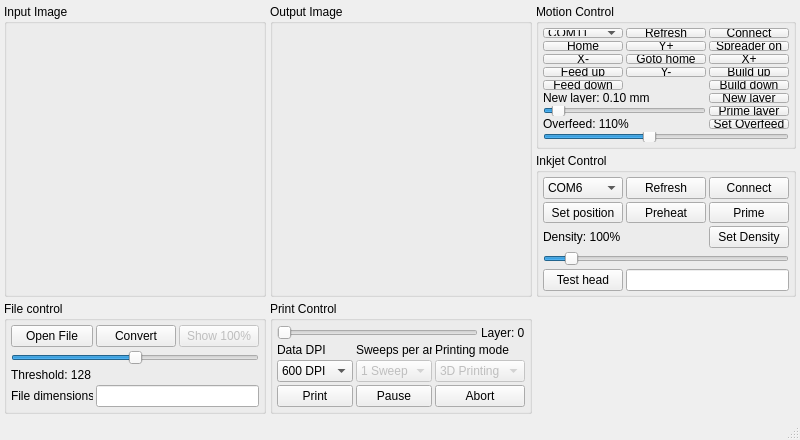
<?xml version="1.0" encoding="UTF-8"?>
<ui version="4.0">
 <class>MainWindow</class>
 <widget class="QMainWindow" name="MainWindow">
  <property name="geometry">
   <rect>
    <x>0</x>
    <y>0</y>
    <width>800</width>
    <height>440</height>
   </rect>
  </property>
  <property name="minimumSize">
   <size>
    <width>800</width>
    <height>440</height>
   </size>
  </property>
  <property name="windowTitle">
   <string>MainWindow</string>
  </property>
  <widget class="QWidget" name="centralwidget">
   <layout class="QGridLayout" name="gridLayout">
    <property name="margin">
     <number>4</number>
    </property>
    <property name="spacing">
     <number>4</number>
    </property>

    <!-- Input Image (row 0-1, col 0) -->
    <item row="0" column="0" rowspan="2">
     <widget class="QGroupBox" name="group_input">
      <property name="title">
       <string>Input Image</string>
      </property>
      <layout class="QVBoxLayout">
       <item>
        <widget class="QLabel" name="input_window">
         <property name="text">
          <string/>
         </property>
         <property name="scaledContents">
          <bool>false</bool>
         </property>
         <property name="alignment">
          <set>Qt::AlignCenter</set>
         </property>
        </widget>
       </item>
      </layout>
     </widget>
    </item>

    <!-- Output Image (row 0-1, col 1) -->
    <item row="0" column="1" rowspan="2">
     <widget class="QGroupBox" name="group_output">
      <property name="title">
       <string>Output Image</string>
      </property>
      <layout class="QVBoxLayout">
       <item>
        <widget class="QLabel" name="output_window">
         <property name="text">
          <string/>
         </property>
         <property name="scaledContents">
          <bool>true</bool>
         </property>
         <property name="alignment">
          <set>Qt::AlignCenter</set>
         </property>
        </widget>
       </item>
      </layout>
     </widget>
    </item>

    <!-- Motion Control (row 0, col 2) -->
    <item row="0" column="2">
     <widget class="QGroupBox" name="group_motion">
      <property name="title">
       <string>Motion Control</string>
      </property>
      <layout class="QGridLayout">
       <property name="margin">
        <number>4</number>
       </property>
       <property name="spacing">
        <number>3</number>
       </property>
       <!-- Row 0: port combo + refresh + connect -->
       <item row="0" column="0" colspan="2">
        <widget class="QComboBox" name="motion_set_port">
         <property name="currentText">
          <string>COM11</string>
         </property>
         <property name="currentIndex">
          <number>10</number>
         </property>
         <property name="maxVisibleItems">
          <number>12</number>
         </property>
         <item><property name="text"><string>COM1</string></property></item>
         <item><property name="text"><string>COM2</string></property></item>
         <item><property name="text"><string>COM3</string></property></item>
         <item><property name="text"><string>COM4</string></property></item>
         <item><property name="text"><string>COM5</string></property></item>
         <item><property name="text"><string>COM6</string></property></item>
         <item><property name="text"><string>COM7</string></property></item>
         <item><property name="text"><string>COM8</string></property></item>
         <item><property name="text"><string>COM9</string></property></item>
         <item><property name="text"><string>COM10</string></property></item>
         <item><property name="text"><string>COM11</string></property></item>
         <item><property name="text"><string>COM12</string></property></item>
         <item><property name="text"><string>COM13</string></property></item>
         <item><property name="text"><string>COM14</string></property></item>
         <item><property name="text"><string>COM15</string></property></item>
         <item><property name="text"><string>COM16</string></property></item>
        </widget>
       </item>
       <item row="0" column="2">
        <widget class="QPushButton" name="motion_refresh">
         <property name="text"><string>Refresh</string></property>
        </widget>
       </item>
       <item row="0" column="3">
        <widget class="QPushButton" name="motion_connect">
         <property name="text"><string>Connect</string></property>
        </widget>
       </item>
       <!-- Row 1: Home, Y+, Spreader -->
       <item row="1" column="0" colspan="2">
        <widget class="QPushButton" name="motion_home">
         <property name="text"><string>Home</string></property>
        </widget>
       </item>
       <item row="1" column="2">
        <widget class="QPushButton" name="motion_yp">
         <property name="text"><string>Y+</string></property>
        </widget>
       </item>
       <item row="1" column="3">
        <widget class="QPushButton" name="motion_spreader">
         <property name="text"><string>Spreader on</string></property>
        </widget>
       </item>
       <!-- Row 2: X-, Goto home, X+ -->
       <item row="2" column="0" colspan="2">
        <widget class="QPushButton" name="motion_xn">
         <property name="text"><string>X-</string></property>
        </widget>
       </item>
       <item row="2" column="2">
        <widget class="QPushButton" name="motion_goto_home">
         <property name="text"><string>Goto home</string></property>
        </widget>
       </item>
       <item row="2" column="3">
        <widget class="QPushButton" name="motion_xp">
         <property name="text"><string>X+</string></property>
        </widget>
       </item>
       <!-- Row 3: Feed up, Y-, Build up -->
       <item row="3" column="0" colspan="2">
        <widget class="QPushButton" name="motion_fu">
         <property name="text"><string>Feed up</string></property>
        </widget>
       </item>
       <item row="3" column="2">
        <widget class="QPushButton" name="motion_yn">
         <property name="text"><string>Y-</string></property>
        </widget>
       </item>
       <item row="3" column="3">
        <widget class="QPushButton" name="motion_bu">
         <property name="text"><string>Build up</string></property>
        </widget>
       </item>
       <!-- Row 4: Feed down, Build down -->
       <item row="4" column="0" colspan="2">
        <widget class="QPushButton" name="motion_fd">
         <property name="text"><string>Feed down</string></property>
        </widget>
       </item>
       <item row="4" column="3">
        <widget class="QPushButton" name="motion_bd">
         <property name="text"><string>Build down</string></property>
        </widget>
       </item>
       <!-- Row 5: New layer label + button -->
       <item row="5" column="0" colspan="3">
        <widget class="QLabel" name="motion_layer_value">
         <property name="text"><string>New layer: 0.10 mm</string></property>
        </widget>
       </item>
       <item row="5" column="3">
        <widget class="QPushButton" name="motion_new_layer">
         <property name="text"><string>New layer</string></property>
        </widget>
       </item>
       <!-- Row 6: layer thickness slider + prime -->
       <item row="6" column="0" colspan="3">
        <widget class="QSlider" name="motion_layer_thickness">
         <property name="minimum"><number>1</number></property>
         <property name="maximum"><number>20</number></property>
         <property name="pageStep"><number>1</number></property>
         <property name="value"><number>2</number></property>
         <property name="orientation"><enum>Qt::Horizontal</enum></property>
        </widget>
       </item>
       <item row="6" column="3">
        <widget class="QPushButton" name="motion_prime_layer">
         <property name="text"><string>Prime layer</string></property>
        </widget>
       </item>
       <!-- Row 7: overfeed label + set button -->
       <item row="7" column="0" colspan="3">
        <widget class="QLabel" name="motion_overfeed_value">
         <property name="text"><string>Overfeed: 110%</string></property>
        </widget>
       </item>
       <item row="7" column="3">
        <widget class="QPushButton" name="motion_set_overfeed">
         <property name="text"><string>Set Overfeed</string></property>
        </widget>
       </item>
       <!-- Row 8: overfeed slider -->
       <item row="8" column="0" colspan="4">
        <widget class="QSlider" name="motion_overfeed">
         <property name="minimum"><number>0</number></property>
         <property name="maximum"><number>14</number></property>
         <property name="singleStep"><number>1</number></property>
         <property name="pageStep"><number>1</number></property>
         <property name="value"><number>6</number></property>
         <property name="orientation"><enum>Qt::Horizontal</enum></property>
        </widget>
       </item>
      </layout>
     </widget>
    </item>

    <!-- Inkjet Control (row 1, col 2) -->
    <item row="1" column="2">
     <widget class="QGroupBox" name="group_inkjet">
      <property name="title">
       <string>Inkjet Control</string>
      </property>
      <layout class="QGridLayout">
       <property name="margin">
        <number>4</number>
       </property>
       <property name="spacing">
        <number>3</number>
       </property>
       <!-- Row 0: port + refresh + connect -->
       <item row="0" column="0" colspan="2">
        <widget class="QComboBox" name="inkjet_set_port">
         <property name="currentText">
          <string>COM6</string>
         </property>
         <property name="currentIndex">
          <number>5</number>
         </property>
         <property name="maxVisibleItems">
          <number>12</number>
         </property>
         <item><property name="text"><string>COM1</string></property></item>
         <item><property name="text"><string>COM2</string></property></item>
         <item><property name="text"><string>COM3</string></property></item>
         <item><property name="text"><string>COM4</string></property></item>
         <item><property name="text"><string>COM5</string></property></item>
         <item><property name="text"><string>COM6</string></property></item>
         <item><property name="text"><string>COM7</string></property></item>
         <item><property name="text"><string>COM8</string></property></item>
         <item><property name="text"><string>COM9</string></property></item>
         <item><property name="text"><string>COM10</string></property></item>
         <item><property name="text"><string>COM11</string></property></item>
         <item><property name="text"><string>COM12</string></property></item>
         <item><property name="text"><string>COM13</string></property></item>
         <item><property name="text"><string>COM14</string></property></item>
         <item><property name="text"><string>COM15</string></property></item>
         <item><property name="text"><string>COM16</string></property></item>
        </widget>
       </item>
       <item row="0" column="2">
        <widget class="QPushButton" name="inkjet_refresh">
         <property name="text"><string>Refresh</string></property>
        </widget>
       </item>
       <item row="0" column="3">
        <widget class="QPushButton" name="inkjet_connect">
         <property name="text"><string>Connect</string></property>
        </widget>
       </item>
       <!-- Row 1: set pos, preheat, prime -->
       <item row="1" column="0" colspan="2">
        <widget class="QPushButton" name="inkjet_set_pos">
         <property name="text"><string>Set position</string></property>
        </widget>
       </item>
       <item row="1" column="2">
        <widget class="QPushButton" name="inkjet_preheat">
         <property name="text"><string>Preheat</string></property>
        </widget>
       </item>
       <item row="1" column="3">
        <widget class="QPushButton" name="inkjet_prime">
         <property name="text"><string>Prime</string></property>
        </widget>
       </item>
       <!-- Row 2: density label + set density -->
       <item row="2" column="0" colspan="3">
        <widget class="QLabel" name="inket_density_value">
         <property name="text"><string>Density: 100%</string></property>
        </widget>
       </item>
       <item row="2" column="3">
        <widget class="QPushButton" name="inkjet_set_density">
         <property name="text"><string>Set Density</string></property>
        </widget>
       </item>
       <!-- Row 3: density slider -->
       <item row="3" column="0" colspan="4">
        <widget class="QSlider" name="inkjet_density">
         <property name="minimum"><number>1</number></property>
         <property name="maximum"><number>100</number></property>
         <property name="value"><number>10</number></property>
         <property name="orientation"><enum>Qt::Horizontal</enum></property>
        </widget>
       </item>
       <!-- Row 4: test button + state -->
       <item row="4" column="0" colspan="2">
        <widget class="QPushButton" name="inkjet_test_button">
         <property name="text"><string>Test head</string></property>
        </widget>
       </item>
       <item row="4" column="2" colspan="2">
        <widget class="QLineEdit" name="inkjet_test_state">
         <property name="readOnly"><bool>true</bool></property>
        </widget>
       </item>
      </layout>
     </widget>
    </item>

    <!-- File Control (row 2, col 0) -->
    <item row="2" column="0">
     <widget class="QGroupBox" name="group_file">
      <property name="title">
       <string>File control</string>
      </property>
      <layout class="QGridLayout">
       <property name="margin">
        <number>4</number>
       </property>
       <property name="spacing">
        <number>3</number>
       </property>
       <item row="0" column="0">
        <widget class="QPushButton" name="file_open_button">
         <property name="text"><string>Open File</string></property>
        </widget>
       </item>
       <item row="0" column="1">
        <widget class="QPushButton" name="file_convert_button">
         <property name="text"><string>Convert</string></property>
        </widget>
       </item>
       <item row="0" column="2">
        <widget class="QPushButton" name="file_show_full_button">
         <property name="enabled"><bool>false</bool></property>
         <property name="text"><string>Show 100%</string></property>
        </widget>
       </item>
       <item row="1" column="0" colspan="3">
        <widget class="QSlider" name="threshold_slider">
         <property name="minimum"><number>1</number></property>
         <property name="maximum"><number>255</number></property>
         <property name="value"><number>128</number></property>
         <property name="orientation"><enum>Qt::Horizontal</enum></property>
        </widget>
       </item>
       <item row="2" column="0" colspan="3">
        <widget class="QLabel" name="threshold_slider_value">
         <property name="text"><string>Threshold: 128</string></property>
        </widget>
       </item>
       <item row="3" column="0">
        <widget class="QLabel" name="file_dimensions_title">
         <property name="text"><string>File dimensions</string></property>
        </widget>
       </item>
       <item row="3" column="1" colspan="2">
        <widget class="QLineEdit" name="file_dimensions">
         <property name="readOnly"><bool>true</bool></property>
        </widget>
       </item>
      </layout>
     </widget>
    </item>

    <!-- Print Control (row 2, col 1) -->
    <item row="2" column="1">
     <widget class="QGroupBox" name="group_print">
      <property name="title">
       <string>Print Control</string>
      </property>
      <layout class="QGridLayout">
       <property name="margin">
        <number>4</number>
       </property>
       <property name="spacing">
        <number>3</number>
       </property>
       <!-- Row 0: layer slider + value -->
       <item row="0" column="0" colspan="3">
        <widget class="QSlider" name="layer_slider">
         <property name="minimum"><number>1</number></property>
         <property name="maximum"><number>100</number></property>
         <property name="value"><number>1</number></property>
         <property name="orientation"><enum>Qt::Horizontal</enum></property>
        </widget>
       </item>
       <item row="0" column="3">
        <widget class="QLabel" name="layer_slider_value">
         <property name="text"><string>Layer: 0</string></property>
        </widget>
       </item>
       <!-- Row 1: DPI title, Sweeps title, Mode title -->
       <item row="1" column="0">
        <widget class="QLabel" name="dpi_title">
         <property name="text"><string>Data DPI</string></property>
        </widget>
       </item>
       <item row="1" column="1">
        <widget class="QLabel" name="sweeps_title">
         <property name="text"><string>Sweeps per area</string></property>
        </widget>
       </item>
       <item row="1" column="2" colspan="2">
        <widget class="QLabel" name="mode_title">
         <property name="text"><string>Printing mode</string></property>
        </widget>
       </item>
       <!-- Row 2: DPI combo, sweep combo, mode combo -->
       <item row="2" column="0">
        <widget class="QComboBox" name="dpi_combo">
         <property name="toolTip">
          <string>At what DPI the image is sent to the printhead.</string>
         </property>
         <item><property name="text"><string>600 DPI</string></property></item>
         <item><property name="text"><string>300 DPI</string></property></item>
         <item><property name="text"><string>200 DPI</string></property></item>
         <item><property name="text"><string>150 DPI</string></property></item>
         <item><property name="text"><string>100 DPI</string></property></item>
         <item><property name="text"><string>75 DPI</string></property></item>
        </widget>
       </item>
       <item row="2" column="1">
        <widget class="QComboBox" name="sweep_combo">
         <property name="enabled"><bool>false</bool></property>
         <item><property name="text"><string>1 Sweep</string></property></item>
         <item><property name="text"><string>2 Sweeps</string></property></item>
         <item><property name="text"><string>3 Sweeps</string></property></item>
         <item><property name="text"><string>4 Sweeps</string></property></item>
         <item><property name="text"><string>5 Sweeps</string></property></item>
        </widget>
       </item>
       <item row="2" column="2" colspan="2">
        <widget class="QComboBox" name="mode_combo">
         <property name="enabled"><bool>false</bool></property>
         <item><property name="text"><string>3D Printing</string></property></item>
         <item><property name="text"><string>2D Printing</string></property></item>
         <item><property name="text"><string>Inkjet Only</string></property></item>
        </widget>
       </item>
       <!-- Row 3: Print, Pause, Abort -->
       <item row="3" column="0">
        <widget class="QPushButton" name="file_print_button">
         <property name="text"><string>Print</string></property>
        </widget>
       </item>
       <item row="3" column="1">
        <widget class="QPushButton" name="pause_button">
         <property name="text"><string>Pause</string></property>
        </widget>
       </item>
       <item row="3" column="2" colspan="2">
        <widget class="QPushButton" name="abort_button">
         <property name="text"><string>Abort</string></property>
        </widget>
       </item>
      </layout>
     </widget>
    </item>

    <!-- row/col stretch -->
    <item row="2" column="2">
     <spacer>
      <property name="orientation"><enum>Qt::Vertical</enum></property>
      <property name="sizeHint" stdset="0"><size><width>0</width><height>0</height></size></property>
     </spacer>
    </item>

   </layout>
  </widget>
  <widget class="QStatusBar" name="statusBar"/>
 </widget>
 <tabstops>
  <tabstop>motion_set_port</tabstop>
  <tabstop>motion_connect</tabstop>
  <tabstop>motion_home</tabstop>
  <tabstop>motion_yp</tabstop>
  <tabstop>motion_spreader</tabstop>
  <tabstop>motion_xn</tabstop>
  <tabstop>motion_goto_home</tabstop>
  <tabstop>motion_xp</tabstop>
  <tabstop>motion_fu</tabstop>
  <tabstop>motion_yn</tabstop>
  <tabstop>motion_bu</tabstop>
  <tabstop>motion_fd</tabstop>
  <tabstop>motion_bd</tabstop>
  <tabstop>motion_layer_thickness</tabstop>
  <tabstop>motion_new_layer</tabstop>
  <tabstop>motion_prime_layer</tabstop>
  <tabstop>motion_overfeed</tabstop>
  <tabstop>motion_set_overfeed</tabstop>
  <tabstop>inkjet_set_port</tabstop>
  <tabstop>inkjet_connect</tabstop>
  <tabstop>inkjet_set_pos</tabstop>
  <tabstop>inkjet_preheat</tabstop>
  <tabstop>inkjet_prime</tabstop>
  <tabstop>inkjet_density</tabstop>
  <tabstop>inkjet_set_density</tabstop>
  <tabstop>inkjet_test_button</tabstop>
  <tabstop>inkjet_test_state</tabstop>
  <tabstop>file_open_button</tabstop>
  <tabstop>file_convert_button</tabstop>
  <tabstop>threshold_slider</tabstop>
  <tabstop>layer_slider</tabstop>
  <tabstop>dpi_combo</tabstop>
  <tabstop>file_print_button</tabstop>
  <tabstop>pause_button</tabstop>
  <tabstop>abort_button</tabstop>
 </tabstops>
 <resources/>
 <connections/>
</ui>
